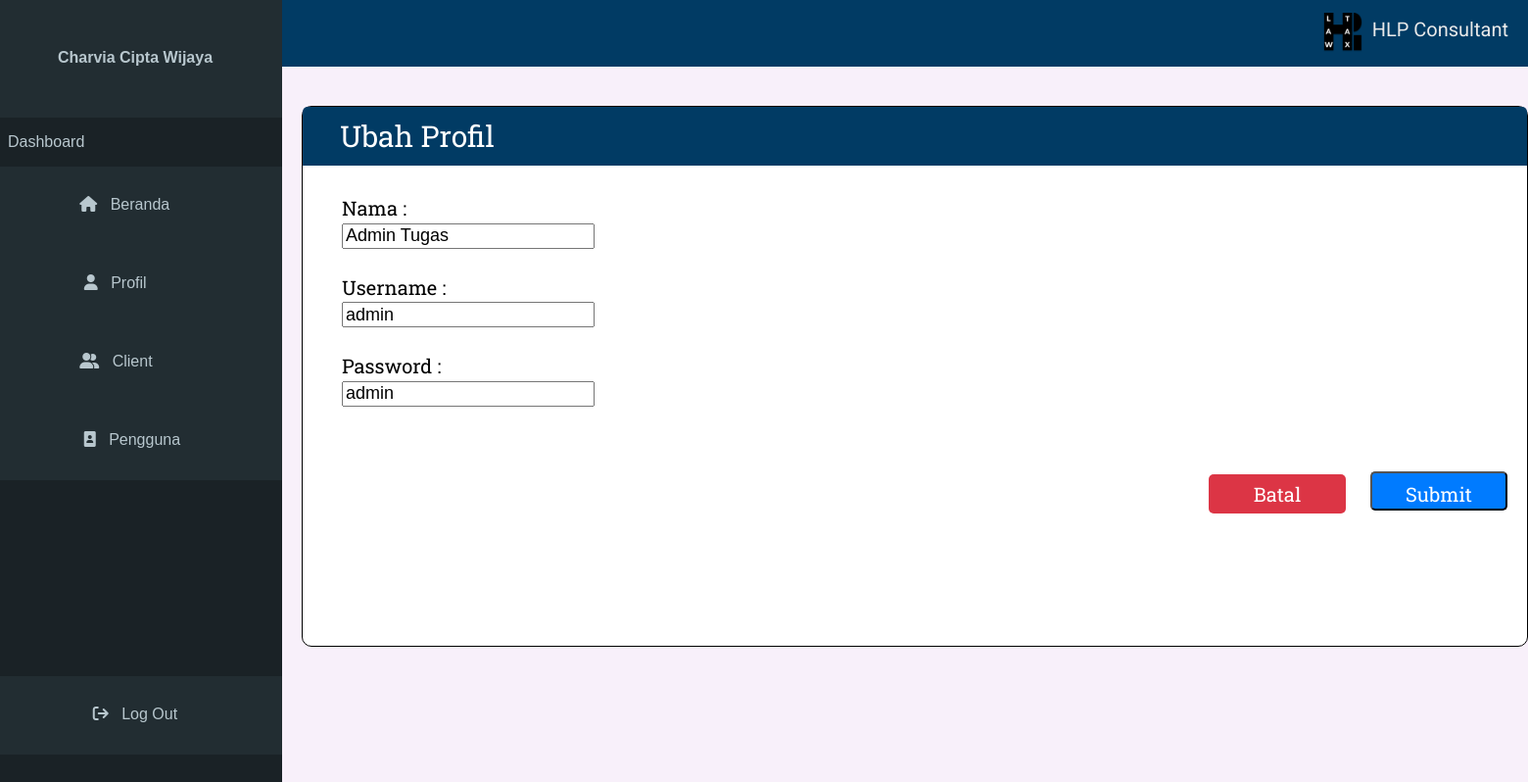
The app's page /ubahuser.php?id=1 with its own data.
### tables this page shows
CREATE TABLE `user` (
  `id` int(11) NOT NULL,
  `nama` varchar(255) NOT NULL,
  `username` varchar(255) NOT NULL,
  `password` varchar(255) NOT NULL,
  `level` varchar(20) NOT NULL,
  `notelp` varchar(13) NOT NULL
);

### koneksi.php (called while the page is built, shortened)
<?php
$koneksi = mysqli_connect("localhost","root","","db_test");
function query($query){
	global $koneksi;
    $result = mysqli_query($koneksi, $query);
	$rows = [];
	while($data = mysqli_fetch_assoc($result)){
		$rows[] = $data;
	}
	return $rows;
}
?>

### ubahuser.php (the view, shortened to what this page needs)
<?php
require 'koneksi.php';
$id = $_GET["id"];
$user = query("SELECT * FROM user WHERE id = $id")[0];
?>
<!DOCTYPE html>
<html lang="en">
    <head>
        <link rel="stylesheet" href="https://cdnjs.cloudflare.com/ajax/libs/font-awesome/6.0.0/css/all.min.css">
		<link rel="stylesheet" href="./css/main.css">
        <link rel="stylesheet" href="./css/change-profile-style.css">
    </head>
    <body>
        <div class="sidebar-wrapper">
            <div class="sidebar-menu">
                <div class="sidebar-nama">
                    Charvia Cipta Wijaya
                </div>
                <p>Dashboard</p>
                <a href="#"><div class="sidebar-list">
                    <i class="fas fa-house"></i>&nbsp;&nbsp;
                    Beranda
                </div></a>
                <a href="#"><div class="sidebar-list">
                    <i class="fa-solid fa-user"></i>&nbsp;&nbsp;
                    Profil
                </div></a>
                <a href="#"><div class="sidebar-list">
                    <i class="fa-solid fa-user-group"></i>&nbsp;&nbsp;
                    Client
                </div></a>
                <a href="#"><div class="sidebar-list">
                    <i class="fa-solid fa-image-portrait"></i>&nbsp;&nbsp;
                    Pengguna
                </div></a>
                <a href="#"><div class="sidebar-footer">
                    <i class="fa-solid fa-arrow-right-from-bracket"></i>&nbsp;&nbsp;
                    Log Out
                </div></a>
            </div>
        </div>
        <div class="header-wrapper">
            <div class="header">
                <div class="logo-wrap">
                <img src="./images/logo.png">
                HLP Consultant
                </div>
            </div>
        </div>
    <div class="main-content-wrapper">
            <div class="main-content">
                <div class="form-wrapper">
                    <div class="form-header">
                    &ensp;&ensp;
                        Ubah Profil
                    </div>
    <form action="" method="post" class="form-content">
                <label for="nama">Nama : </label>  <br>
                <input type="text" name="nama" id="nama" value="<?= $user["nama"]; ?>" required class="input"><br><br>
                <label for="username">Username : </label><br>
                <input type="text" name="username" id="username" value="<?= $user["username"]; ?>" class="input"><br><br>
                <label for="password">Password : </label><br>
                <input type="text" name="password" id="password" value="<?= $user["password"]; ?>" class="input"><br><br>
                <div class="button-wrapper">
                <a href="anggota.php"><div class="button-batal">Batal</div></a>
                <button type="submit" name="submit" class="button-submit">Submit</button>
</div>
    </form>
</body>
</html>

### css/main.css (style rules this page uses)
body { background-color: #f8f0fa; }
.sidebar-wrapper { height: 100%; display: inline-block; }
.sidebar-menu { position: fixed; background-color: #1A2226; height: 100%; width: 300px; margin-top: -22px; margin-left: -20px; font-family: sans-serif; color: #B8C7CE; }
.sidebar-menu p { padding-left: 20px; }
.sidebar-nama { background-color: #222D32; width: 100%; height:70px; text-align: center; font-family: sans-serif; color: #B8C7CE; padding-top: 50px; font-weight: bold; }
.sidebar-list { width: 100%; background-color: #222D32; height: 50px; text-align: left; color: #B8C7CE; padding-top: 30px; }
.sidebar-footer { width: 100%; background-color: #222D32; height: 50px; text-align: center; color: #B8C7CE; padding-top: 30px; margin-top: 200px; }
a { text-decoration: none; }
.header-wrapper { width: 100%; }
.header { width: 100%; height: 50px; background-color: #013B64; margin-left: 8px; margin-top: -28px; text-align: right; color: #E9E9E9; font-family: Roboto; font-size: 20px; padding-top: 20px; }
.header img { position: absolute; width: 40px; height: 40px; margin-left: -50px; margin-top: -5px; }
.main-content { height: 100%; min-height: 707px; margin-right: -8px; padding-left: 300px; }
.logo-wrap { margin-right: 20px; }

### css/change-profile-style.css (style rules this page uses)
.form-wrapper { height: 550px; background-color: white; width: 1250px; border: 1px solid black; margin-top: 40px; border-radius: 10px; font-family: 'Roboto Slab'; font-size: 20px; }
.form-header { background-color: #013B64; height: 60px; width: 100%; color: white; border-top-left-radius: 5px; border-top-right-radius: 5px; line-height: 60px; font-size: 30px; }
.form-content { margin-top: 30px; margin-left: 40px; }
.input { width: 250px; height: 20px; font-size: 18px; color: black; }
.button-wrapper { float: right; }
.button-batal { display: inline-block; text-align: center; line-height: 40px; font-family: 'Roboto Slab'; font-size: 20px; border-radius: 5px; color: white; background-color: #DC3545; height: 40px; width: 140px; margin-top: 40px; margin-right: 20px; }
.button-submit { display: inline-block; text-align: center; line-height: 40px; font-family: 'Roboto Slab'; font-size: 20px; border-radius: 5px; color: white; background-color: #007BFF; height: 40px; width: 140px; margin-top: 40px; margin-right: 20px; }

### records on screen
user: nama "Admin Tugas", username "admin", password "admin"
